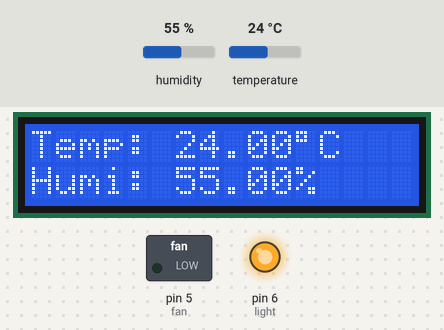
Recording of a sketch running on a simulated Arduino Uno, built with avr-gcc and run on an emulated ATmega328P. Parts: 16×2 character LCD, switched loads named in the sketch (green lamp = pin HIGH), output pins drawn as LEDs (lit = HIGH). The test bench sets the inputs (shaded band); at power-on: humidity 55 %, temperature 24 °C. What the sketch prints to the serial monitor is not drawn.

Above: at 2.7 s.
2.8 s: humidity set to 69 %
At 5.4 s:
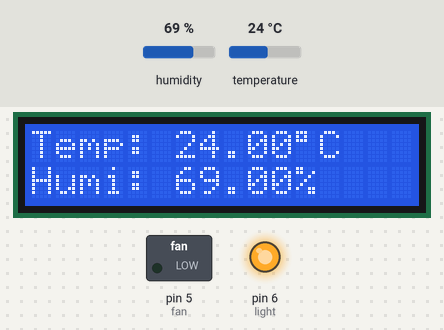
5.8 s: humidity set to 72 %
At 6.6 s:
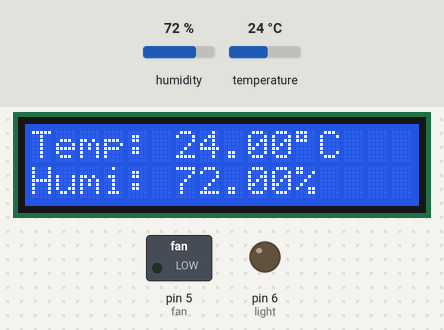
8.8 s: temperature set to 12 °C
At 11.2 s:
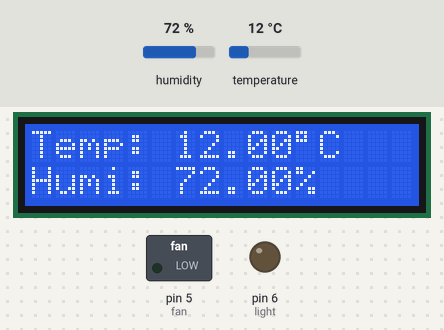
11.8 s: temperature set to 19 °C
At 13.4 s:
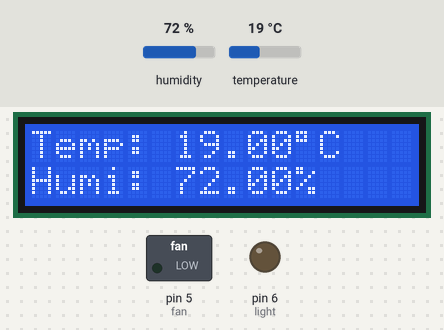
Timing chart, 0 to 14.9 s (numbered marks = the images above; inputs shaded):
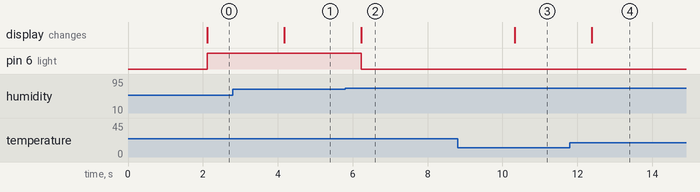

Measured:
- the behaviour switches between 70 and 71 % on humidity (found by bisection; images 1 and 2)
- after the input at 2.8 s, the display: changes after 1.4 s (image 1)
- after the input at 5.8 s, pin 6 (light): HIGH → LOW after 0.42 s; the display: changes after 0.42 s (image 2)
- after the input at 8.8 s, the display: changes after 1.5 s (image 3)
- after the input at 11.8 s, the display: changes after 0.58 s (image 4)

The sketch:

DHT11_sensor.ino
```cpp
#include <LiquidCrystal_I2C.h>
#include "DHT.h"
#define DHTPIN 2
#define DHTTYPE DHT11
LiquidCrystal_I2C lcd(0x27, 16, 2);
DHT dht(DHTPIN, DHTTYPE);
int fan =5;
int light =6;

void setup()
{
  Serial.begin(9600);
  dht.begin();
  pinMode(fan,OUTPUT);
  pinMode(light,OUTPUT);
  lcd.init();
  lcd.backlight();
}

void loop()
{
  delay(2000);

  float humi  = dht.readHumidity();
  float tempC = dht.readTemperature();
  lcd.clear();

  if (isnan(humi) || isnan(tempC)) {
    lcd.setCursor(0, 0);
    lcd.print("Failed");
  } else {
    lcd.setCursor(0, 0);
    lcd.print("Temp: ");
    lcd.print(tempC);
    lcd.print((char)223);
    lcd.print("C");
    Serial.print("temp");
    Serial.println(tempC);

    lcd.setCursor(0, 1);
    lcd.print("Humi: ");
    lcd.print(humi);
    lcd.print("%");
    Serial.print("humi");
    Serial.println(humi);
  }
 if (tempC>44.50)
 {
 digitalWrite(5,HIGH);

 }
 else {

  digitalWrite(5,LOW);
}
  if (humi>70.00)
  {
  digitalWrite(6,LOW);
  }
  else{
    digitalWrite(6,HIGH);
  }
}
```
